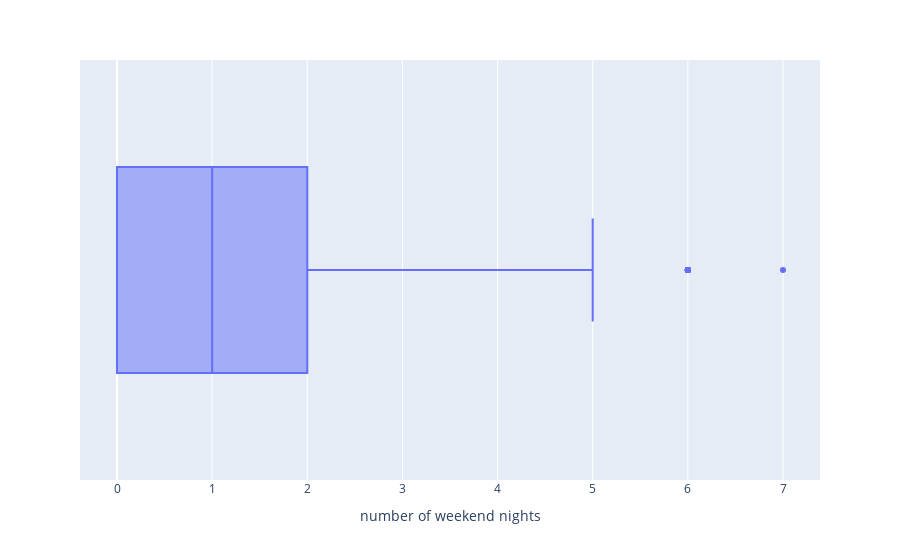

Notebook source saved alongside this figure:
### Code cell
fig = px.box(df,x='number of weekend nights')
fig.show()

### Figure 1 — Plotly figure (JSON) as saved in the notebook; plotly's stock layout.template omitted (floating-point values rounded to 4 significant figures; data arrays with more than 128 entries replaced by an {"elided": "..."} marker saying what was removed)
{"data": [{"alignmentgroup": "True", "hovertemplate": "number of weekend nights=%{x}<extra></extra>", "legendgroup": "", "marker": {"color": "#636efa"}, "name": "", "notched": false, "offsetgroup": "", "orientation": "h", "showlegend": false, "type": "box", "x": {"elided": "36285 int values"}, "x0": " ", "xaxis": "x", "y0": " ", "yaxis": "y"}], "layout": {"boxmode": "group", "legend": {"tracegroupgap": 0}, "margin": {"t": 60}, "xaxis": {"anchor": "y", "domain": [0, 1], "title": {"text": "number of weekend nights"}}, "yaxis": {"anchor": "x", "domain": [0, 1]}}}
